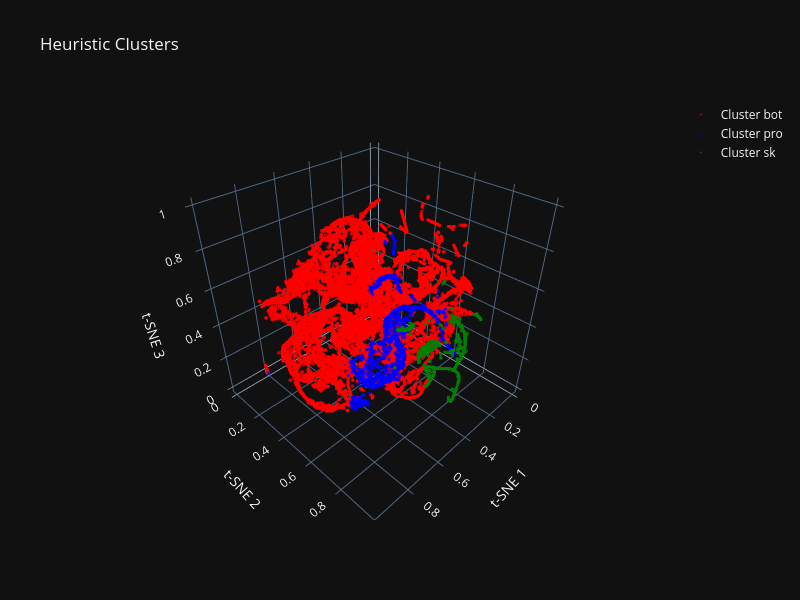

Notebook cell for this chart:
### Markdown cell above
- ### ***Attackers Behaviour Space for the heuristic method***

To visualize how the heuristic clustering organizes the attacker behaviors in feature
space, we apply **t-SNE**, a nonlinear dimensionality reduction technique well-suited
for revealing structure in high-dimensional data.

t-SNE embeds the dataset into a 3-dimensional space where sessions that share similar
behavioral characteristics appear closer together. After scaling the embedding for
display, we plot the three heuristic clusters (*bot*, *script kiddie*, *pro*) in a 3D
interactive scatter plot.

This visualization helps assess whether the seed-based classification aligns with the
natural geometry of the data and whether the three categories form coherent, separable
regions.

### Code cell
warnings.filterwarnings("ignore")
# 1) t-SNE with 3 components

# t-SNE is computationally expensive; random_state ensures reproducibility
tsne = TSNE(n_components=3, random_state=42, perplexity=30)
X_tsne = tsne.fit_transform(X_scaled)

# ==========================
# 1.1) SCALE t-SNE OUTPUT FOR VISUALIZATION
# ==========================
scaler_vis = MinMaxScaler()
X_tsne_vis = scaler_vis.fit_transform(X_tsne)

# ==========================
# 2) Prepare clusters
# ==========================
clusters = df['cluster'].values
unique_clusters = np.unique(clusters)

# ==========================
# 3) Create interactive figure
# ==========================
fig = go.Figure()
colors = ['red', 'blue', 'green']

for i, cluster in enumerate(unique_clusters):
    cluster_mask = clusters == cluster
    label = f"Cluster {cluster}"

    fig.add_trace(go.Scatter3d(
        x=X_tsne_vis[cluster_mask, 0],
        y=X_tsne_vis[cluster_mask, 1],
        z=X_tsne_vis[cluster_mask, 2],
        mode='markers',
        marker=dict(
            size=2,
            color=colors[i % len(colors)],
            opacity=0.7
        ),
        name=label
    ))

# ==========================
# 4) Layout
# ==========================
fig.update_layout(
    title="Heuristic Clusters",
    scene=dict(
        xaxis_title='t-SNE 1',
        yaxis_title='t-SNE 2',
        zaxis_title='t-SNE 3'
    ),
    width=800,
    height=600
)

# ==========================
# 5) Show figure
# ==========================
fig.show()

### Figure 1 — Plotly figure (JSON) as saved in the notebook; plotly's stock layout.template omitted (floating-point values rounded to 4 significant figures; data arrays with more than 128 entries replaced by an {"elided": "..."} marker saying what was removed)
{"data": [{"marker": {"color": "red", "opacity": 0.7, "size": 2}, "mode": "markers", "name": "Cluster bot", "x": {"elided": "17491 float values"}, "y": {"elided": "17491 float values"}, "z": {"elided": "17491 float values"}, "type": "scatter3d"}, {"marker": {"color": "blue", "opacity": 0.7, "size": 2}, "mode": "markers", "name": "Cluster pro", "x": {"elided": "1624 float values"}, "y": {"elided": "1624 float values"}, "z": {"elided": "1624 float values"}, "type": "scatter3d"}, {"marker": {"color": "green", "opacity": 0.7, "size": 2}, "mode": "markers", "name": "Cluster sk", "x": {"elided": "1271 float values"}, "y": {"elided": "1271 float values"}, "z": {"elided": "1271 float values"}, "type": "scatter3d"}], "layout": {"title": {"text": "Heuristic Clusters"}, "scene": {"xaxis": {"title": {"text": "t-SNE 1"}}, "yaxis": {"title": {"text": "t-SNE 2"}}, "zaxis": {"title": {"text": "t-SNE 3"}}}, "width": 800, "height": 600}}
